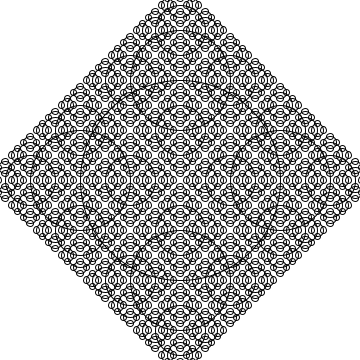
Frame 1 (no input)
Frame 60 (the mouse pressed at the canvas centre just before this capture): identical to frame 1, image omitted
Frame 120 (the mouse held since frame 60 and released just before this capture): identical to frame 1, image omitted

The Processing sketch that drew this single still picture (run headless with seeded random() and noise(); from frame 60 on, the mouse is pressed at the canvas centre):

// Processing sketch: recursion
// ── recursion.pde
void setup() {
 size(360,360); 
}

void draw() {
 background(255);
 drawCircle(width/2, height/2, 200);
}



void drawCircle(float x, float y, float radius) {
  stroke(0);
  noFill();
  ellipse(x,y,radius,radius);
  if(radius > 8) {
     drawCircle(x + radius/2, y, radius/2);
     drawCircle(x - radius/2, y, radius/2);
     drawCircle(x, y + radius / 2, radius/2);
     drawCircle(x, y - radius / 2, radius/2);
}
}
